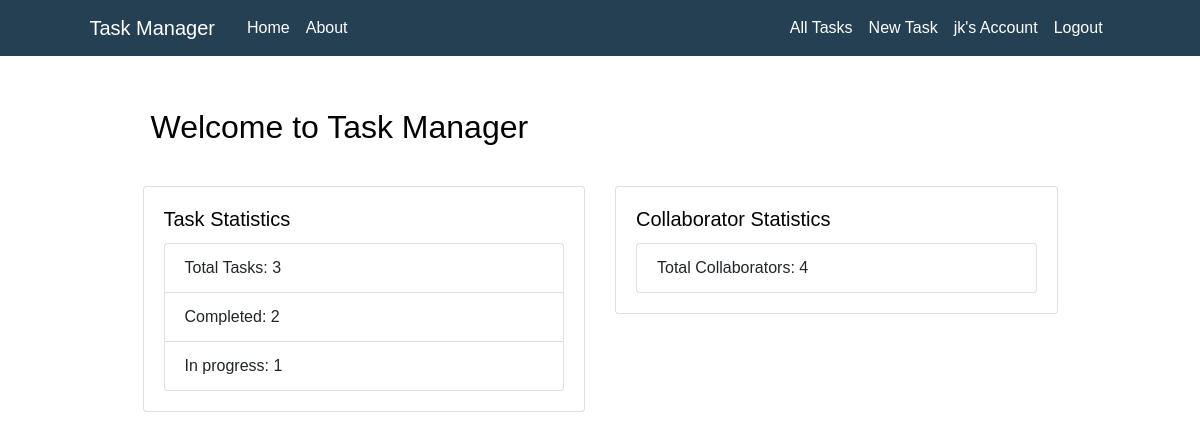
Screenshot of /home (signed in) with the database file from the repository.
### TaskManager/models.py (models this page shows, shortened)
class User(db.Model, UserMixin):
    id = db.Column(db.Integer, primary_key=True)
    username = db.Column(db.String(50), unique=True, nullable=False)
    email = db.Column(db.String(100), unique=True, nullable=False)
    password = db.Column(db.String(255), nullable=False)
    date_joined = db.Column(db.DateTime, default=datetime.now)
    last_login = db.Column(db.DateTime, default=datetime.now)
    tasks = db.relationship('Task', backref='user', lazy=True)
    task_collaborators = db.relationship('TaskCollaborator', backref='user', lazy=True)

class Task(db.Model):
    id = db.Column(db.Integer, primary_key=True)
    user_id = db.Column(db.Integer, db.ForeignKey('user.id'), nullable=False)
    title = db.Column(db.String(255), nullable=False)
    description = db.Column(db.Text)
    status = db.Column(db.Enum('in progress', 'completed', 'pending'), default='in progress')
    priority = db.Column(db.Enum('low', 'medium', 'high'), default='medium')
    due_date = db.Column(db.DateTime, default=datetime.utcnow)
    created_at = db.Column(db.DateTime, default=datetime.utcnow)
    updated_at = db.Column(db.DateTime, default=datetime.utcnow, onupdate=datetime.utcnow)
    notes = db.relationship(
        'Note', backref='task', lazy=True, cascade='all, delete-orphan')
    task_collaborators = db.relationship(
        'TaskCollaborator', backref='task', lazy=True, cascade='all, delete-orphan')

### TaskManager/routes.py (the view)
@app.route("/home")
@login_required
def home():
    num_tasks = Task.query.filter_by(user_id=current_user.id).count()
    status_counts = db.session.query(Task.status, func.count(Task.id)).filter_by(user_id=current_user.id).group_by(Task.status).all()
    num_tasks_by_status = {status: count for status, count in status_counts}
    num_collaborators = db.session.query(
        func.count(func.distinct(TaskCollaborator.user_id))).filter(
            TaskCollaborator.task_id.in_(
        db.session.query(Task.id).filter_by(user_id=current_user.id)
    )
).scalar()
    return render_template('home.html', title='Home', num_tasks=num_tasks,
                           num_tasks_by_status=num_tasks_by_status,
                           num_collaborators=num_collaborators)

### TaskManager/models.py (called while the page is built)
@login_manager.user_loader
def load_user(user_id):
    return User.query.get(int(user_id))

### TaskManager/templates/home.html
{% extends "layout.html" %}
{% block content %}
    <div class="container">
      <div class="content-section">
        <h2>Welcome to Task Manager</h2>
      </div>
      <br>
        <div class="row">
            <div class="col-md-6">
                <div class="card">
                    <div class="card-body">
                        <h5 class="card-title">Task Statistics</h5>
                        <ul class="list-group">
                            <li class="list-group-item">Total Tasks: {{ num_tasks }}</li>
                            {% for status, count in num_tasks_by_status.items() %}
                            <li class="list-group-item">{{ status.capitalize() }}: {{ count }}</li>
                            {% endfor %}
                        </ul>
                    </div>
                </div>
            </div>
            <div class="col-md-6">
                <div class="card">
                    <div class="card-body">
                        <h5 class="card-title">Collaborator Statistics</h5>
                        <ul class="list-group">
                            <li class="list-group-item">Total Collaborators: {{ num_collaborators }}</li>
                        </ul>
                    </div>
                </div>
            </div>
        </div>
    </div>
{% endblock content %}

### TaskManager/templates/layout.html (shortened to what this page needs)
<!DOCTYPE html>
<html>
<head>
    <link rel="stylesheet" href="https://maxcdn.bootstrapcdn.com/bootstrap/4.0.0/css/bootstrap.min.css">
    <link rel="stylesheet" type="text/css" href="{{ url_for('static', filename='main.css') }}">
</head>
<body>
    <header class="site-header">
      <nav class="navbar navbar-expand-md navbar-dark bg-steel fixed-top">
        <div class="container">
          <a class="navbar-brand mr-4" href="/">Task Manager</a>
          <div class="collapse navbar-collapse" id="navbarToggle">
            <div class="navbar-nav mr-auto">
              <a class="nav-item nav-link" href="{{ url_for('home') }}">Home</a>
              <a class="nav-item nav-link" href="{{ url_for('about') }}">About</a>
            </div>
            <div class="navbar-nav">
              {% if current_user.is_authenticated %}
                <a class="nav-item nav-link" href="{{ url_for('all_tasks') }}"> All Tasks </a>
                <a class="nav-item nav-link" href="{{ url_for('new_task') }}">New Task</a>
                <a class="nav-item nav-link" href="{{ url_for('account') }}">{{ current_user.username }}'s Account</a>
                <a class="nav-item nav-link" href="{{ url_for('logout') }}">Logout</a>
              {% else %}
                <a class="nav-item nav-link" href="{{ url_for('login') }}">Login</a>
                <a class="nav-item nav-link" href="{{ url_for('register') }}">Register</a>
              {% endif %}
            </div>
          </div>
        </div>
      </nav>
    </header>
    <main role="main" class="container">
      <div class="row">
        <div class="col-md-12">
          {% block content %}{% endblock %}
        </div>
      </div>
    </main>
  </body>
</html>

### TaskManager/static/main.css (style rules this page uses)
body { width: 100%; height: 100vh; font-family: Arial, sans-serif; background-image: url('my-main.jpg'); background-position: center; background-size: cover; position: relative; margin-top: 5rem; }
h1, h2, h3, h4, h5, h6 { color: #030303; }
.bg-steel { background-color: #254053; color: #ffffff; }
.container { width: 90%; max-width: 1200px; margin: 0 auto; }
.content-section { background: #ffffff; padding: 8px; border-radius: 2px; margin-top: 20px; }
.site-header .navbar-nav .nav-link { color: #fdfeff; }

### rows the page displays
User: username "jk"
Task: capitalize "In progress", user "1"

### other values shown
{{ num_tasks }} "3"
{{ status.capitalize() }} "Completed"
{{ count }} "2"
{{ num_collaborators }} "4"
